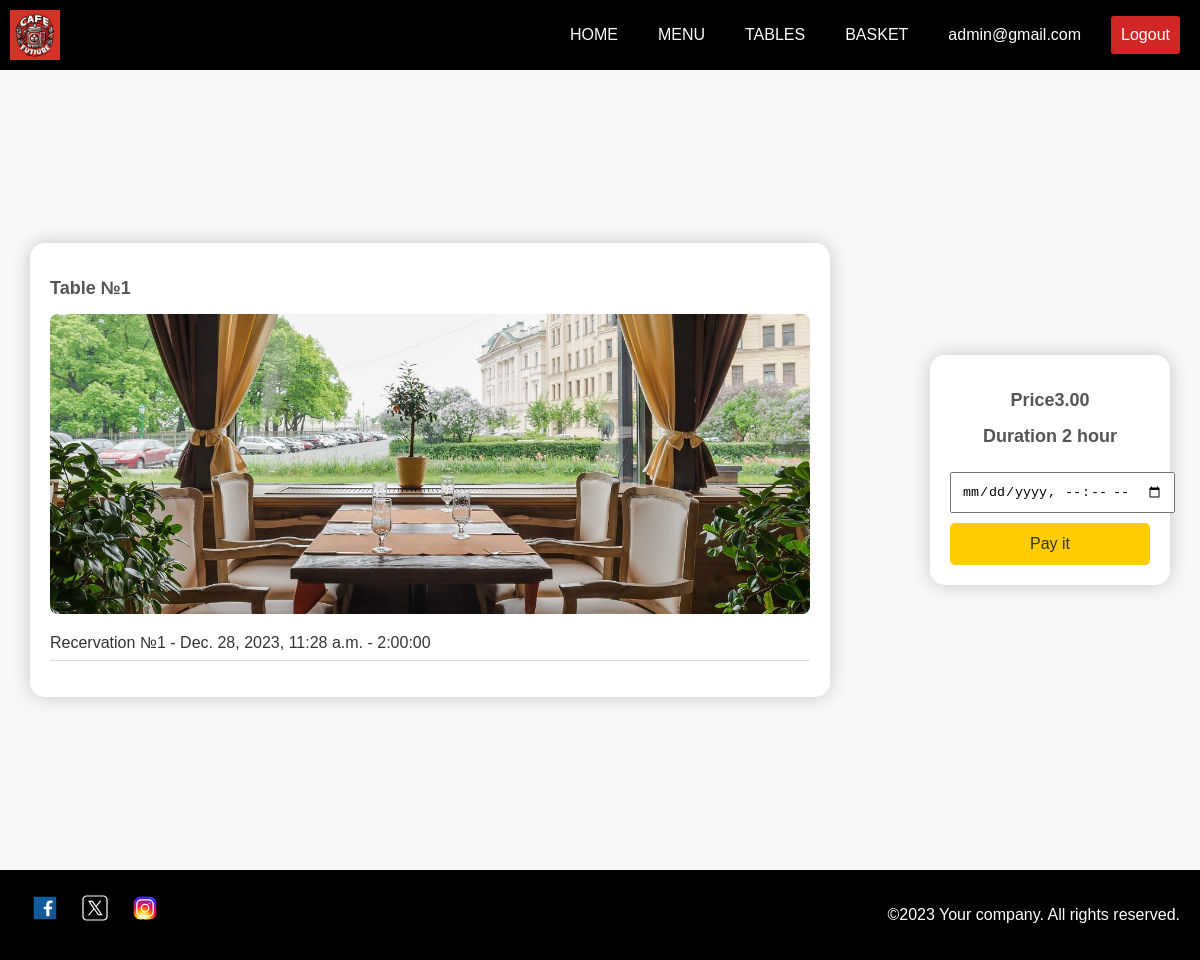
Page /client/tables/reserved/1/ (signed in) on the committed database.
### access_management/models.py (models this page shows, shortened)
class User(AbstractUser):
    email = models.EmailField(unique=True, max_length=100, verbose_name='Электронная почта')
    username = models.CharField(unique=True, max_length=100, verbose_name='Имя пользователя')
    first_name = models.CharField(max_length=100, verbose_name='Имя')
    last_name = models.CharField(max_length=100, verbose_name='Фамилия')
    password1 = models.CharField(max_length=30, verbose_name='Пароль1')
    password2 = models.CharField(max_length=30, verbose_name='Пароль2')
    class Meta:
        verbose_name = 'Пользователь'
        verbose_name_plural = 'Пользователи'

### tables/models.py (models this page shows, shortened)
class Table(models.Model):
    photo = models.ImageField(upload_to='table_photos', verbose_name='Фотография')
    price = models.DecimalField(max_digits=8, decimal_places=2, verbose_name='Цена')
    table_number = models.PositiveIntegerField(verbose_name='Номер Столика')
    type_choices = [
        ('just', 'Just'),
        ('vip', 'VIP'),
        ('booths', 'Booths')
    ]
    type = models.CharField(max_length=20,choices=type_choices, verbose_name='Тип')
    class Meta:
        verbose_name = 'Стол'
        verbose_name_plural = 'Столы'

class ReservedTable(models.Model):
    user = models.ForeignKey(User, on_delete=models.CASCADE, verbose_name='Пользователь')
    table = models.ForeignKey(Table, on_delete=models.CASCADE, verbose_name='Стол')
    data = models.DateTimeField(verbose_name='Дата', unique=True)
    duration = models.DurationField(verbose_name='Продолжительность')
    class Meta:
        verbose_name = 'Бронированный стол'
        verbose_name_plural = 'Бронированные столы'

### tables/views.py (the view)
# urls.py: path('reserved/<int:table_id>/', view=views.reserved_tables, name='reserved'),
def reserved_tables(request, table_id):
    auth = request.user.id
    user = User.objects.get(id=auth)
    table = Table.objects.get(id=table_id)
    reserved_tables = ReservedTable.objects.all()
    form = ReservedTableForm()
    context = {'reserved_tables': reserved_tables,
               "table": table, 'auth': auth, "user": user, "form": form}
    return render(request, 'tables/reserved_tables.html', context)

### tables/forms.py
class ReservedTableForm(forms.ModelForm):
    class Meta:
        model = ReservedTable
        fields = ['user', 'table', 'data', 'duration']
        widgets = {
            'data': forms.DateTimeInput(attrs={'type': 'datetime-local'}),
        }

### templates/tables/reserved_tables.html (shortened to what this page needs)
{% load static %}
<!DOCTYPE html>
<html>
  <head>
    <link rel="stylesheet" href="{% static "css/main_layout.css" %}"> <link
    rel="stylesheet" type="text/css" href="{% static "css/reserved_tables.css"%}">
  </head>
  <body class="reserved-tables-body">
    {% include "layouts/header.html" %}
    <main>
      <div class="reserved-tables-content">
        <div class="reserved-tables-info">
          <h2 class="table-number">Table №{{ table.table_number }}</h2>
          <img src="{{table.photo.url}}" alt="" class="recerved_table-image" />
          {% if reserved_tables %}
          <ul class="reservation-list">
            {% for reserved_table in reserved_tables %}
            <li class="reservation-item">
              Recervation №{{ reserved_table.id }} - {{ reserved_table.data }} -
              {{ reserved_table.duration }}
            </li>
            {% endfor %}
          </ul>
          {% else %}
          <p class="no-reservation">
            On the specified date there is no armor for the table №{{
            table.table_number }}
          </p>
          {% endif %}
        </div>
      </div>
      <div action="" class="recerved-table">
        <h2 class="table-number">Price{{ table.price }}</h2>
        <h2 class="table-number">Duration 2 hour</h2>
        <input type="datetime-local" name="data" id="date" required />
        <button
          data-email="{{request.user.email}}"
          data-table-id="{{table.id}}"
          id="send_button"
        >
          Pay it
        </button>
      </div>
    </main>
    {% include "layouts/footer.html" %}
  </body>
</html>

### templates/layouts/header.html
<header class="main_page-header">
    <img src="http://127.0.0.1:8000/media/logo.jpeg" alt="" class="logotype" />
    <div class="main_page-header-menu">
      <a href="{% url "main" %}" class="main_page-header-menu-btn">HOME</a>
      <a href="{% url "catalog" %}" class="main_page-header-menu-btn">MENU</a>
      <a href="{% url "tables" %}" class="main_page-header-menu-btn">TABLES</a>
      {% if request.user.id %}
      <a href="{% url "basket" %}" class="main_page-header-menu-btn">BASKET</a>
      {% endif %}
      {% if request.user.id %}
      <a href="{% url "my_account" %}" class="main_page-header-menu-btn">{{request.user.email}}</a>
      <a href="{% url "logout" %}" class="main_page-header-menu-register-btn">Logout</a>
      {% else %}
      <a href="{% url "registration" %}" class="main_page-header-menu-register-btn">Registration</a>
      {% endif %}
    </div>
</header>

### static/css/main_layout.css (style rules this page uses)
body { margin: 0; padding: 0; box-sizing: border-box; }
.main_page-header { background-color: black; color: white; padding: 10px; display: flex; justify-content: space-between; align-items: center; }
.logotype { width: 50px; height: 50px; margin-right: 10px; }
.main_page-header-menu { display: flex; margin-left: auto; }
.main_page-header-menu-btn { background-color: black; color: white; border: none; padding: 10px; margin: 0 10px; cursor: pointer; border-radius: 3px; text-decoration: none; }
.main_page-header-menu-register-btn { background-color: #D22525; color: white; border: none; padding: 10px; margin: 0 10px; cursor: pointer; border-radius: 3px; text-decoration: none; }
main { min-height: 100vh; }

### static/css/reserved_tables.css (style rules this page uses)
body { font-family: 'Arial', sans-serif; margin: 0; padding: 0; background-color: #f8f8f8; }
main { display: flex; justify-content: center; align-items: center; height: 100vh; }
.reserved-tables-content { background-color: #fff; box-shadow: 0 0 20px rgba(0, 0, 0, 0.2); border-radius: 15px; overflow: hidden; display: flex; width: 800px; }
.reserved-tables-info { flex: 1; padding: 20px; }
.table-number { color: #555; font-size: 18px; margin-bottom: 15px; }
.recerved_table-image { width: 100%; max-height: 300px; object-fit: cover; border-radius: 8px; }
.reservation-list { list-style: none; padding: 0; }
.reservation-item { color: #333; font-size: 16px; margin-bottom: 8px; border-bottom: 1px solid #ddd; padding-bottom: 8px; }
.recerved-table { padding: 20px; text-align: center; width: 200px; background-color: #fff; box-shadow: 0 0 20px rgba(0, 0, 0, 0.2); border-radius: 15px; margin-left: 100px; }
.recerved-table button { display: block; text-decoration: none; text-align: center; background-color: #ffcc00; color: #333; padding: 12px 24px; border: none; border-radius: 5px; cursor: pointer; font-size: 16px; transition: background-color 0.3s ease-in-out; margin: 0 auto; width: 200px; }
#date { padding: 10px; margin: 10px 0; }

### rows in the picture
User: user.email "admin@gmail.com"
Table: table_number "1", photo (picture), price "3.00"
ReservedTable: id "1", data "Dec. 28, 2023, 11:28 a.m.", duration "2:00:00"
